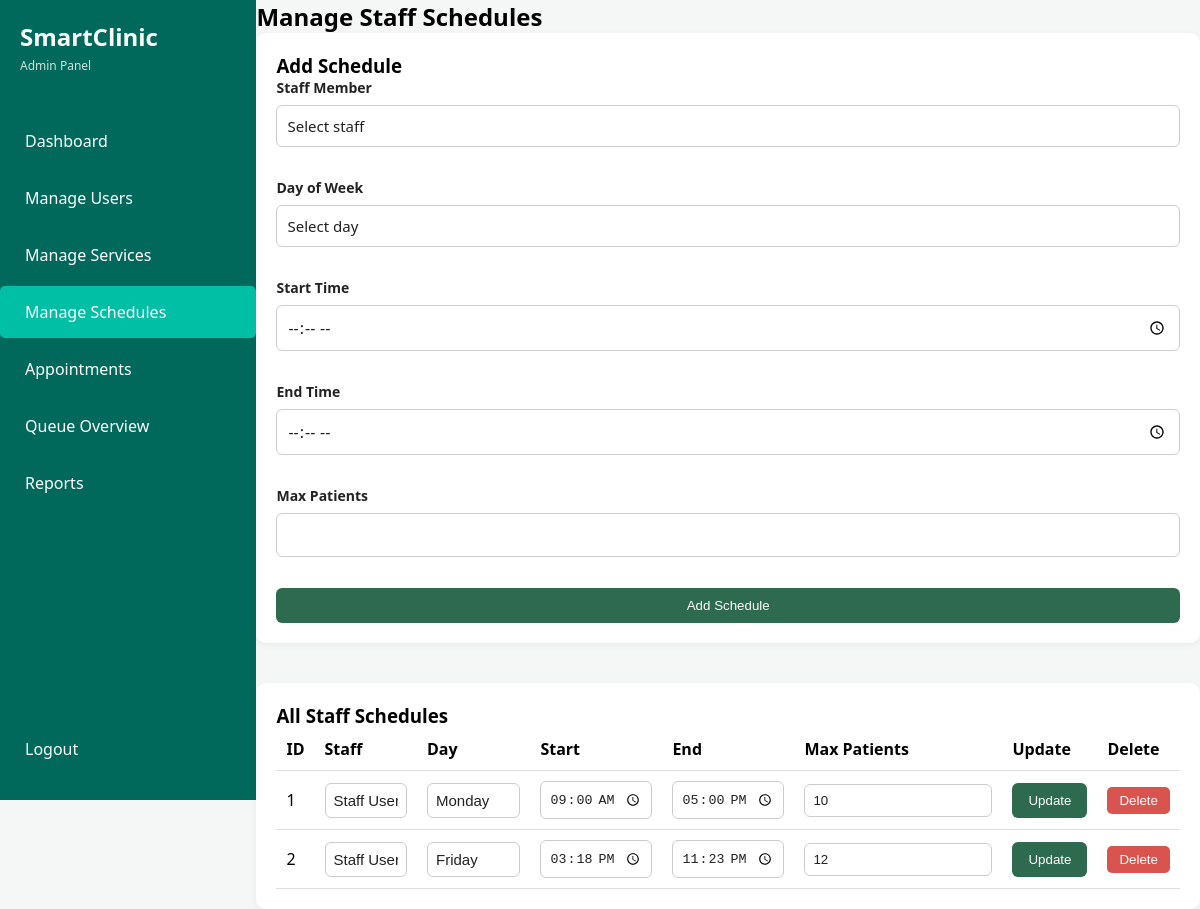
/admin/manage_schedules.php (signed in), run on an earlier commit of the app's database.
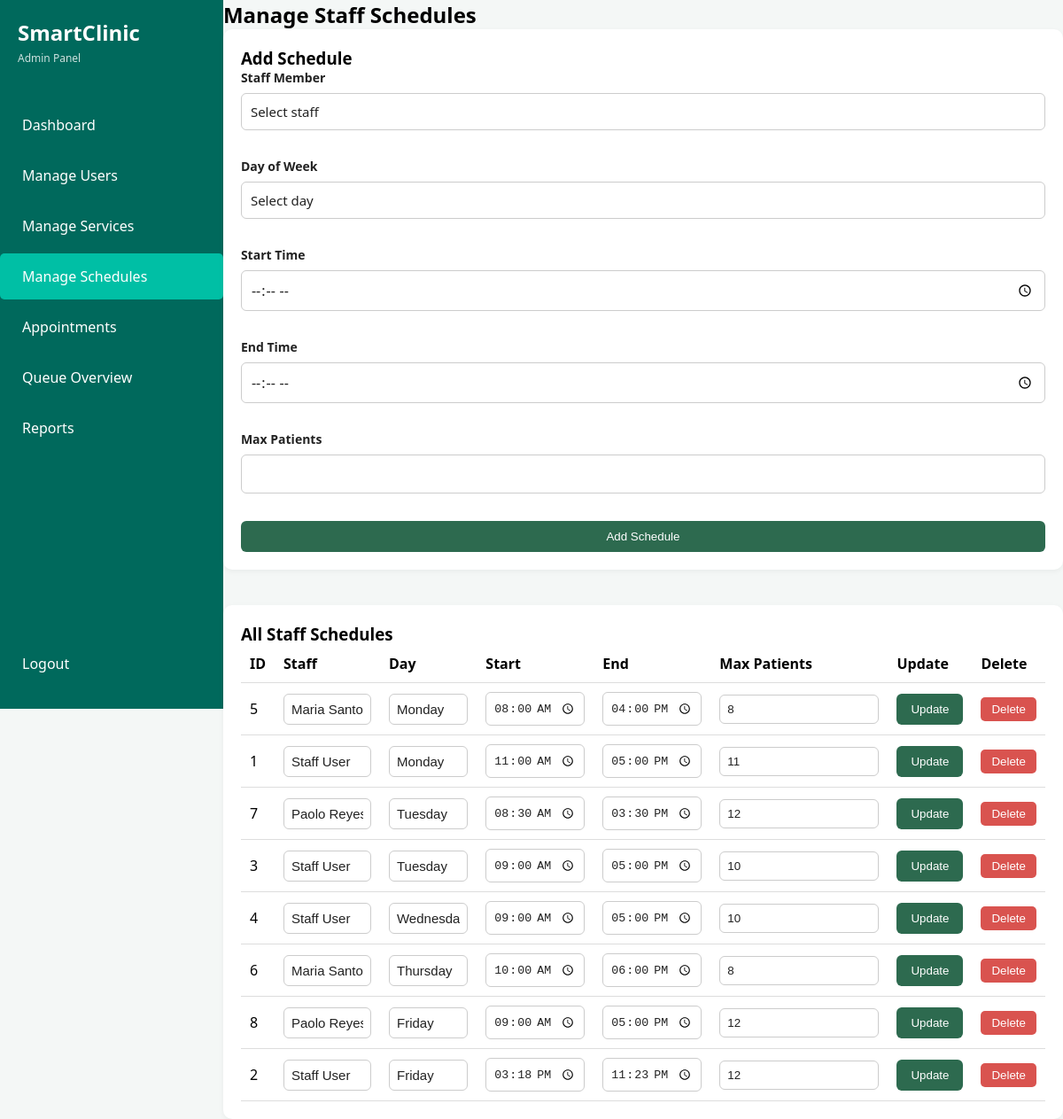
And on a later commit of the database.
### tables this page shows
CREATE TABLE `schedules` (
  `schedule_id` int(11) UNSIGNED NOT NULL COMMENT 'PK for schedules',
  `user_id` int(11) UNSIGNED NOT NULL COMMENT 'FK users',
  `day_of_week` enum('Monday','Tuesday','Wednesday','Thursday','Friday','Saturday','Sunday') NOT NULL COMMENT 'Available day',
  `start_time` time NOT NULL COMMENT 'Start time',
  `end_time` time NOT NULL COMMENT 'End time',
  `max_patients` int(11) UNSIGNED NOT NULL DEFAULT 10 COMMENT 'Max patients per schedule',
  `created_at` timestamp NOT NULL DEFAULT current_timestamp() COMMENT 'Record creation date'
);

CREATE TABLE `users` (
  `user_id` int(11) UNSIGNED NOT NULL COMMENT 'PK for users',
  `role_id` int(11) UNSIGNED NOT NULL COMMENT 'FK for users',
  `first_name` varchar(100) NOT NULL COMMENT 'User first name',
  `last_name` varchar(100) NOT NULL COMMENT 'User last name',
  `email` varchar(100) NOT NULL COMMENT 'Unique email address',
  `password` varchar(255) NOT NULL COMMENT 'User password',
  `contact_number` varchar(20) DEFAULT NULL COMMENT 'User contact number',
  `address` text DEFAULT NULL COMMENT 'User address',
  `created_at` timestamp NOT NULL DEFAULT current_timestamp() COMMENT 'Account creation date'
);

### admin/manage_schedules.php (the view, shortened to what this page needs)
<?php
require_once '../config/database.php';
$staff_result = $conn->query("
    SELECT user_id, first_name, last_name
    FROM users
    WHERE role_id = 2
    ORDER BY first_name, last_name
");
$schedules = $conn->query("
    SELECT
        s.schedule_id,
        s.user_id,
        s.day_of_week,
        s.start_time,
        s.end_time,
        s.max_patients,
        u.first_name,
        u.last_name
    FROM schedules s
    JOIN users u ON s.user_id = u.user_id
    ORDER BY FIELD(s.day_of_week, 'Monday', 'Tuesday', 'Wednesday', 'Thursday', 'Friday', 'Saturday', 'Sunday'),
             s.start_time ASC
");
?>
<!DOCTYPE html>
<html lang="en">
<head>
    <link rel="stylesheet" href="../assets/css/styles.css">
</head>
<body class="dashboard-page admin-page">
<div class="app-container">
    <aside class="sidebar">
        <div class="logo">
            <h1>SmartClinic</h1>
            <span>Admin Panel</span>
        </div>
        <nav class="menu">
            <a href="dashboard.php" class="nav-item">Dashboard</a>
            <a href="manage_users.php" class="nav-item">Manage Users</a>
            <a href="manage_services.php" class="nav-item">Manage Services</a>
            <a href="manage_schedules.php" class="nav-item active">Manage Schedules</a>
            <a href="manage_appointments.php" class="nav-item">Appointments</a>
            <a href="queue_overview.php" class="nav-item">Queue Overview</a>
            <a href="reports.php" class="nav-item">Reports</a>
        </nav>
        <div class="logout">
            <a href="../logout.php" class="nav-item">Logout</a>
        </div>
    </aside>
    <main class="main-content">
        <h2>Manage Staff Schedules</h2>
        <div class="content-card">
            <h3>Add Schedule</h3>
            <form method="POST" class="crud-form">
                <div class="form-group">
                    <label for="user_id">Staff Member</label>
                    <select name="user_id" id="user_id" required>
                        <option value="">Select staff</option>
                        <?php
                        $staff_result->data_seek(0);
                        ?>
                    </select>
                </div>
                <div class="form-group">
                    <label for="day_of_week">Day of Week</label>
                    <select name="day_of_week" id="day_of_week" required>
                        <option value="">Select day</option>
                    </select>
                </div>
                <div class="form-group">
                    <label for="start_time">Start Time</label>
                    <input type="time" name="start_time" id="start_time" required>
                </div>
                <div class="form-group">
                    <label for="end_time">End Time</label>
                    <input type="time" name="end_time" id="end_time" required>
                </div>
                <div class="form-group">
                    <label for="max_patients">Max Patients</label>
                    <input type="number" name="max_patients" id="max_patients" min="1" required>
                </div>
                <button type="submit" name="add_schedule" class="btn-primary">Add Schedule</button>
            </form>
        </div>
        <div class="content-card">
            <h3>All Staff Schedules</h3>
            <table class="styled-table">
                <thead>
                    <tr>
                        <th>ID</th>
                        <th>Staff</th>
                        <th>Day</th>
                        <th>Start</th>
                        <th>End</th>
                        <th>Max Patients</th>
                        <th>Update</th>
                        <th>Delete</th>
                    </tr>
                </thead>
                <tbody>
                    <?php while ($row = $schedules->fetch_assoc()): ?>
                        <tr>
                            <form method="POST">
                                <td>
                                    <?= $row['schedule_id'] ?>
                                </td>
                                <td>
                                    <select name="user_id" required>
                                        <?php
                                        $staff_result->data_seek(0);
                                        while ($staff = $staff_result->fetch_assoc()):
                                        ?>
                                            <option value="<?= $staff['user_id'] ?>" <?= $row['user_id'] == $staff['user_id'] ? 'selected' : '' ?>>
                                                <?= htmlspecialchars($staff['first_name'] . ' ' . $staff['last_name']) ?>
                                            </option>
                                        <?php endwhile; ?>
                                    </select>
                                </td>
                                <td>
                                    <select name="day_of_week" required>
                                        <?php
                                        $days = ['Monday', 'Tuesday', 'Wednesday', 'Thursday', 'Friday', 'Saturday', 'Sunday'];
                                        foreach ($days as $day):
                                        ?>
                                            <option value="<?= $day ?>" <?= $row['day_of_week'] === $day ? 'selected' : '' ?>>
                                                <?= $day ?>
                                            </option>
                                        <?php endforeach; ?>
                                    </select>
                                </td>
                                <td>
                                    <input type="time" name="start_time" value="<?= $row['start_time'] ?>" required>
                                </td>
                                <td>
                                    <input type="time" name="end_time" value="<?= $row['end_time'] ?>" required>
                                </td>
                                <td>
                                    <input type="number" name="max_patients" value="<?= $row['max_patients'] ?>" min="1" required>
                                </td>
                                <td>
                                    <button type="submit" name="update_schedule" class="btn-primary">Update</button>
                                </td>
                                <td>
                                    <button type="submit" name="delete_schedule" class="btn-danger" onclick="return confirm('Delete this schedule?');">Delete</button>
                                </td>
                            </form>
                        </tr>
                    <?php endwhile; ?>
                </tbody>
            </table>
        </div>
    </main>
</div>
</body>
</html>

### assets/css/styles.css (style rules this page uses)
* { margin: 0; padding: 0; box-sizing: border-box; }
:root { --primary-teal: #00695c; --active-teal: #00bfa5; --bg-light: #f4f7f6; --text-gray: #666; }
body { margin: 0; font-family: 'Segoe UI', Tahoma, Geneva, Verdana, sans-serif; min-height: 100vh; background: var(--bg-light); }
body.dashboard-page { display: block; min-height: 100vh; background: var(--bg-light); }
.form-group { display: flex; flex-direction: column; gap: 8px; }
.form-group label { color: white; font-size: 14px; font-weight: 500; }
.form-group input { padding: 15px 20px; border: none; border-radius: 8px; background: rgba(255, 255, 255, 0.15); color: white; font-size: 15px; outline: none; transition: background 0.3s ease; }
.form-group input::placeholder { color: rgba(255, 255, 255, 0.6); }
.app-container { display: flex; height: 100vh; }
.sidebar { width: 260px; background-color: var(--primary-teal); color: white; display: flex; flex-direction: column; padding: 20px 0; }
.logo { padding: 0 20px 40px; }
.logo h1 { margin: 0; font-size: 24px; }
.logo span { font-size: 12px; opacity: 0.8; }
.nav-item { padding: 15px 25px; color: white; text-decoration: none; display: block; margin-bottom: 5px; border-radius: 5px; transition: background 0.2s; }
.nav-item:hover, .nav-item.active { background-color: var(--active-teal); }
.main-content { flex-grow: 1; background-color: var(--bg-light); display: flex; flex-direction: column; min-height: 100vh; }
.menu { display: flex; flex-direction: column; }
.logout { margin-top: auto; padding-top: 20px; }
.content-card { background: white; padding: 20px; border-radius: 8px; box-shadow: 0 2px 6px rgba(0,0,0,0.05); margin-bottom: 20px; }
.crud-form { display: grid; gap: 16px; }
.crud-form input, .crud-form select, .crud-form textarea, .data-table input, .data-table select, .data-table textarea { width: 100%; padding: 10px 12px; border: 1px solid #d8dfe3; border-radius: 6px; font: inherit; background: white; }
.admin-page { overflow-x: auto; }
.content-card + .content-card { margin-top: 20px; }
.admin-page .form-group label { color: #222 !important; font-weight: 600; }
.admin-page input, .admin-page select, .admin-page textarea { background: #fff !important; color: #222 !important; border: 1px solid #ccc; padding: 10px; border-radius: 6px; width: 100%; }
.admin-page .form-group { display: flex; flex-direction: column; margin-bottom: 15px; }
.content-card { background: #fff; padding: 20px; border-radius: 10px; margin-bottom: 20px; }
.btn-primary { background: #2d6a4f; color: white; padding: 10px 16px; border: none; border-radius: 6px; cursor: pointer; }
.btn-danger { background: #d9534f; color: white; border: none; padding: 6px 12px; border-radius: 5px; cursor: pointer; }
.styled-table { width: 100%; border-collapse: collapse; }
.styled-table th, .styled-table td { border-bottom: 1px solid #ddd; padding: 10px; text-align: left; }
.styled-table input, .styled-table select, .styled-table textarea { width: 100%; padding: 8px; border: 1px solid #ccc; border-radius: 6px; color: #222; background: #fff; }
select { width: 100%; background-color: #ffffff; color: #222222; padding: 10px 12px; border: 1px solid #ccc; border-radius: 6px; font-size: 15px; appearance: none; -webkit-appearance: none; -moz-appearance: none; cursor: pointer; }
option { background-color: #ffffff; color: #222222; padding: 8px; }
.crud-form select { appearance: none; -webkit-appearance: none; -moz-appearance: none; background-color: #ffffff; color: #222222; font-size: 15px; cursor: pointer; }

What changed in the data, as far as the page shows it:
added schedules: schedule_id "5", user_id "Maria Santos", day_of_week "Monday", start_time "08:00:00", end_time "16:00:00", max_patients "8"
changed schedules id 1: start_time "09:00:00" → "11:00:00"; max_patients "10" → "11"
added schedules: schedule_id "7", user_id "Paolo Reyes", day_of_week "Tuesday", start_time "08:30:00", end_time "15:30:00", max_patients "12"
added schedules: schedule_id "3", user_id "Staff User", day_of_week "Tuesday", start_time "09:00:00", end_time "17:00:00", max_patients "10"
added schedules: schedule_id "4", user_id "Staff User", day_of_week "Wednesday", start_time "09:00:00", end_time "17:00:00", max_patients "10"
added schedules: schedule_id "6", user_id "Maria Santos", day_of_week "Thursday", start_time "10:00:00", end_time "18:00:00", max_patients "8"
added schedules: schedule_id "8", user_id "Paolo Reyes", day_of_week "Friday", start_time "09:00:00", end_time "17:00:00", max_patients "12"
